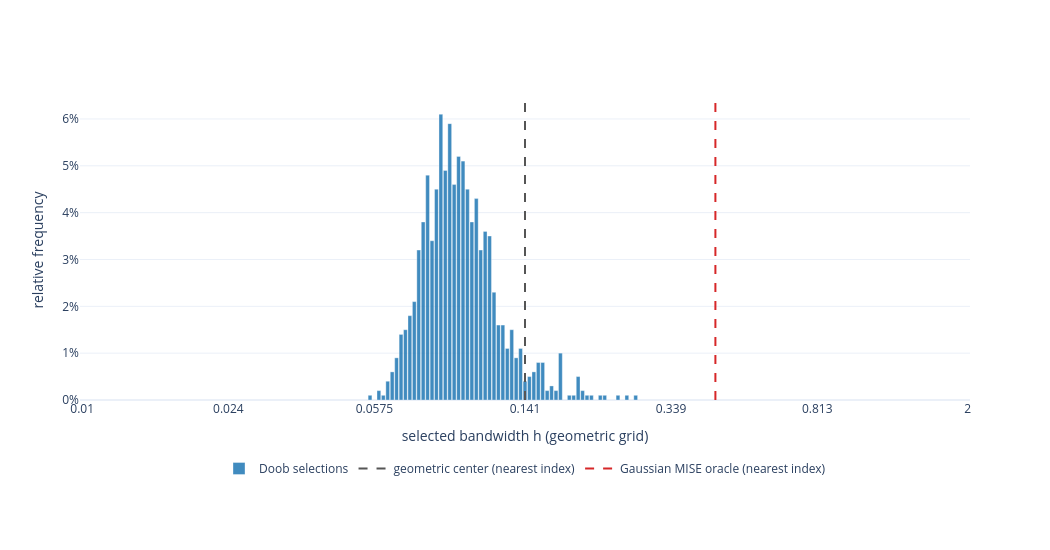
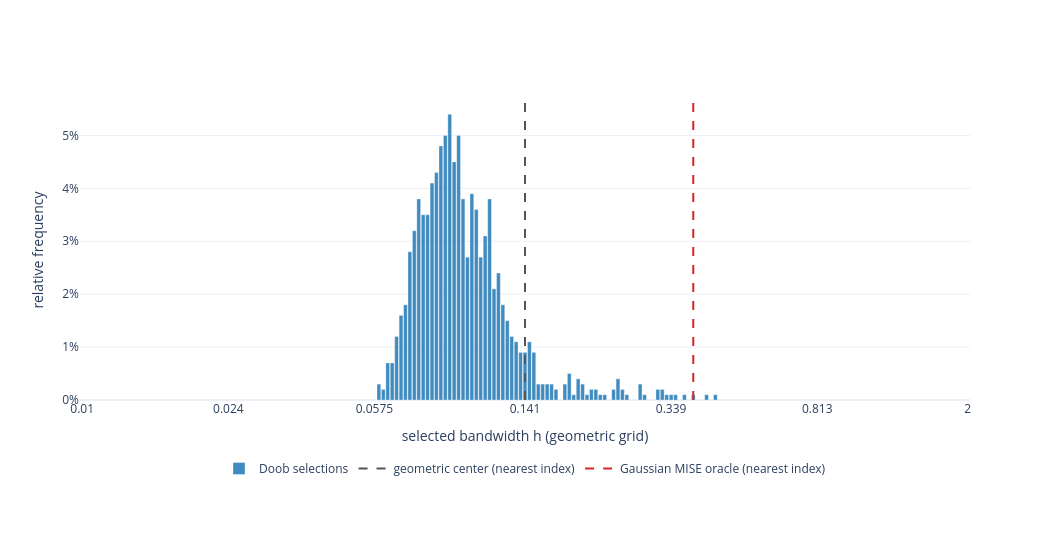
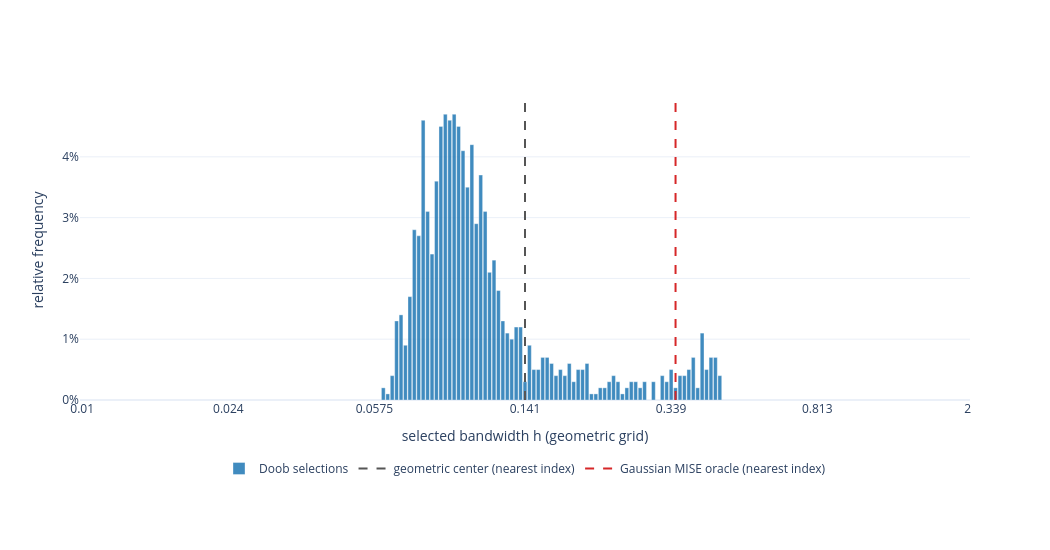
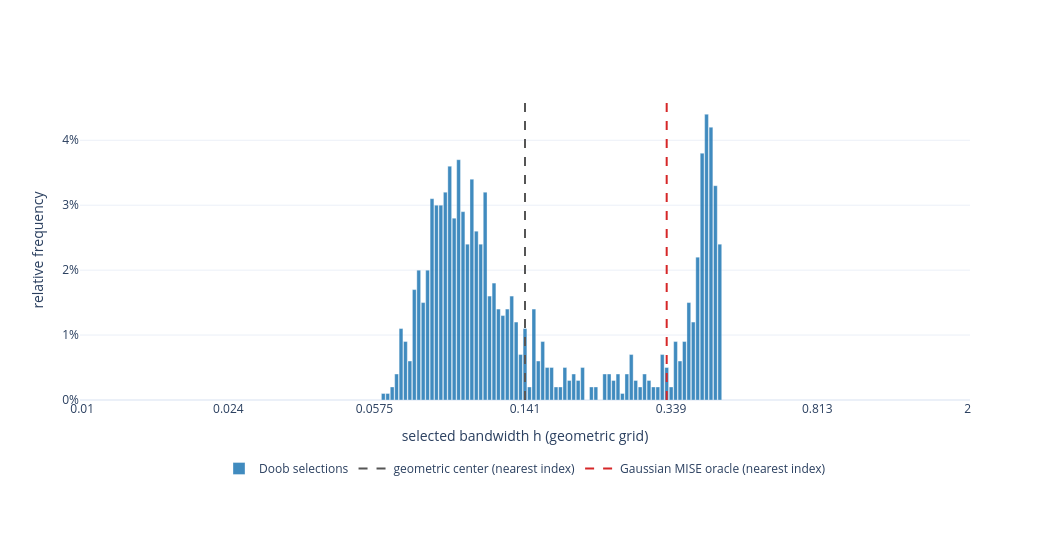

Here is the notebook cell these charts were saved with, in order:
### Code cell
beta2_n_selected_overlay_values = [100, 500, 1000]

beta2_n_available_values = {
    int(value) for value in beta2_n_sweep_values
}
beta2_n_selected_overlay_values = [
    int(value) for value in beta2_n_selected_overlay_values
]
beta2_n_invalid_selected_values = sorted(
    set(beta2_n_selected_overlay_values)
    - beta2_n_available_values
)
if beta2_n_invalid_selected_values:
    raise ValueError(
        "Selected overlay sample sizes are unavailable: "
        f"{beta2_n_invalid_selected_values}. Choose from "
        f"{sorted(beta2_n_available_values)}."
    )
if not beta2_n_selected_overlay_values:
    raise ValueError(
        "beta2_n_selected_overlay_values must not be empty."
    )

beta2_n_individual_figures = {}

for current_n in beta2_n_sweep_values:
    current_n = int(current_n)
    result = beta2_n_sweep_results[current_n]
    current_figure = plot_bandwidth_distributions(
        h_grid=beta2_n_sweep_h_grid,
        distributions={"Doob selections": result["counts"]},
        reference_lines=(
            (
                "geometric center (nearest index)",
                beta2_n_sweep_center_index,
                "#555555",
            ),
            (
                "Gaussian MISE oracle (nearest index)",
                result["oracle_index"],
                "#d62728",
            ),
        ),
    )
    beta2_n_individual_figures[current_n] = current_figure
    if current_n in {300, 400, 500, 1000}:
        save_thesis_plotly_figure(
            current_figure,
            f"distribution_of_chosen_bandwidths_n{current_n}.png",
        )
    current_figure.show()

beta2_n_overlay = plot_bandwidth_distributions(
    h_grid=beta2_n_sweep_h_grid,
    distributions={
        f"n={int(current_n)}": beta2_n_sweep_results[
            int(current_n)
        ]["counts"]
        for current_n in beta2_n_sweep_values
    },
    opacity=0.24,
    width=1100,
    height=650,
    legend_title="sample size",
)
beta2_n_overlay.show()

beta2_n_selected_overlay = plot_bandwidth_distributions(
    h_grid=beta2_n_sweep_h_grid,
    distributions={
        f"n={current_n}": beta2_n_sweep_results[current_n][
            "counts"
        ]
        for current_n in beta2_n_selected_overlay_values
    },
    opacity=0.32,
    width=1100,
    height=650,
    legend_title="sample size",
)
beta2_n_selected_overlay.show()

### Figure 1 — Plotly figure (JSON) as saved in the notebook; plotly's stock layout.template omitted (floating-point values rounded to 4 significant figures)
{"data": [{"customdata": [0.05595, 0.059, 0.06058, 0.06221, 0.06388, 0.06559, 0.06736, 0.06916, 0.07102, 0.07293, 0.07488, 0.07689, 0.07896, 0.08108, 0.08326, 0.08549, 0.08779, 0.09014, 0.09256, 0.09505, 0.0976, 0.1002, 0.1029, 0.1057, 0.1085, 0.1114, 0.1144, 0.1175, 0.1206, 0.1239, 0.1272, 0.1306, 0.1341, 0.1377, 0.1414, 0.1452, 0.1491, 0.1531, 0.1572, 0.1615, 0.1658, 0.1702, 0.1748, 0.1843, 0.1893, 0.1943, 0.1996, 0.2049, 0.2104, 0.2219, 0.2278, 0.2467, 0.2601, 0.2742], "hovertemplate": "n=100<br>grid index=%{x}<br>h=%{customdata:.6g}<br>relative frequency=%{y:.1%}<extra></extra>", "marker": {"color": "#1f77b4", "line": {"color": "white", "width": 0.35}}, "name": "Doob selections", "opacity": 0.85, "type": "bar", "width": 0.85, "x": [65, 67, 68, 69, 70, 71, 72, 73, 74, 75, 76, 77, 78, 79, 80, 81, 82, 83, 84, 85, 86, 87, 88, 89, 90, 91, 92, 93, 94, 95, 96, 97, 98, 99, 100, 101, 102, 103, 104, 105, 106, 107, 108, 110, 111, 112, 113, 114, 115, 117, 118, 121, 123, 125], "y": [0.001, 0.002, 0.001, 0.004, 0.006, 0.009, 0.014, 0.015, 0.018, 0.021, 0.032, 0.038, 0.048, 0.034, 0.045, 0.061, 0.049, 0.059, 0.046, 0.052, 0.051, 0.045, 0.038, 0.043, 0.032, 0.036, 0.035, 0.023, 0.016, 0.016, 0.011, 0.015, 0.009, 0.011, 0.004, 0.005, 0.006, 0.008, 0.008, 0.002, 0.003, 0.002, 0.01, 0.001, 0.001, 0.005, 0.002, 0.001, 0.001, 0.001, 0.001, 0.001, 0.001, 0.001]}, {"hoverinfo": "skip", "line": {"color": "#555555", "dash": "dash", "width": 2}, "mode": "lines", "name": "geometric center (nearest index)", "type": "scatter", "x": [100, 100], "y": [0, 0.06405]}, {"hoverinfo": "skip", "line": {"color": "#d62728", "dash": "dash", "width": 2}, "mode": "lines", "name": "Gaussian MISE oracle (nearest index)", "type": "scatter", "x": [143, 143], "y": [0, 0.06405]}], "layout": {"height": 550, "legend": {"orientation": "h", "x": 0.5, "xanchor": "center", "y": -0.18, "yanchor": "top"}, "margin": {"b": 150, "t": 100}, "width": 1050, "xaxis": {"range": [-0.5, 200.5], "tickmode": "array", "ticktext": ["0.01", "0.024", "0.0575", "0.141", "0.339", "0.813", "2"], "tickvals": [0, 33, 66, 100, 133, 166, 200], "title": {"text": "selected bandwidth h (geometric grid)"}}, "yaxis": {"range": [0, 0.06405], "tickformat": ".0%", "title": {"text": "relative frequency"}}}}

### Figure 2 — Plotly figure (JSON) as saved in the notebook; plotly's stock layout.template omitted (floating-point values rounded to 4 significant figures)
{"data": [{"customdata": [0.059, 0.06058, 0.06221, 0.06388, 0.06559, 0.06736, 0.06916, 0.07102, 0.07293, 0.07488, 0.07689, 0.07896, 0.08108, 0.08326, 0.08549, 0.08779, 0.09014, 0.09256, 0.09505, 0.0976, 0.1002, 0.1029, 0.1057, 0.1085, 0.1114, 0.1144, 0.1175, 0.1206, 0.1239, 0.1272, 0.1306, 0.1341, 0.1377, 0.1414, 0.1452, 0.1491, 0.1531, 0.1572, 0.1615, 0.1658, 0.1702, 0.1795, 0.1843, 0.1893, 0.1943, 0.1996, 0.2049, 0.2104, 0.2161, 0.2219, 0.2278, 0.2402, 0.2467, 0.2533, 0.2601, 0.2816, 0.2892, 0.3131, 0.3215, 0.3301, 0.339, 0.3481, 0.367, 0.387, 0.419, 0.4418], "hovertemplate": "n=200<br>grid index=%{x}<br>h=%{customdata:.6g}<br>relative frequency=%{y:.1%}<extra></extra>", "marker": {"color": "#1f77b4", "line": {"color": "white", "width": 0.35}}, "name": "Doob selections", "opacity": 0.85, "type": "bar", "width": 0.85, "x": [67, 68, 69, 70, 71, 72, 73, 74, 75, 76, 77, 78, 79, 80, 81, 82, 83, 84, 85, 86, 87, 88, 89, 90, 91, 92, 93, 94, 95, 96, 97, 98, 99, 100, 101, 102, 103, 104, 105, 106, 107, 109, 110, 111, 112, 113, 114, 115, 116, 117, 118, 120, 121, 122, 123, 126, 127, 130, 131, 132, 133, 134, 136, 138, 141, 143], "y": [0.003, 0.002, 0.007, 0.007, 0.012, 0.016, 0.018, 0.028, 0.032, 0.038, 0.035, 0.035, 0.041, 0.043, 0.048, 0.05, 0.054, 0.045, 0.05, 0.038, 0.027, 0.039, 0.036, 0.027, 0.031, 0.038, 0.021, 0.024, 0.018, 0.015, 0.012, 0.011, 0.009, 0.009, 0.011, 0.009, 0.003, 0.003, 0.003, 0.003, 0.002, 0.003, 0.005, 0.001, 0.004, 0.003, 0.001, 0.002, 0.002, 0.001, 0.001, 0.002, 0.004, 0.002, 0.001, 0.003, 0.001, 0.002, 0.002, 0.001, 0.001, 0.001, 0.001, 0.001, 0.001, 0.001]}, {"hoverinfo": "skip", "line": {"color": "#555555", "dash": "dash", "width": 2}, "mode": "lines", "name": "geometric center (nearest index)", "type": "scatter", "x": [100, 100], "y": [0, 0.0567]}, {"hoverinfo": "skip", "line": {"color": "#d62728", "dash": "dash", "width": 2}, "mode": "lines", "name": "Gaussian MISE oracle (nearest index)", "type": "scatter", "x": [138, 138], "y": [0, 0.0567]}], "layout": {"height": 550, "legend": {"orientation": "h", "x": 0.5, "xanchor": "center", "y": -0.18, "yanchor": "top"}, "margin": {"b": 150, "t": 100}, "width": 1050, "xaxis": {"range": [-0.5, 200.5], "tickmode": "array", "ticktext": ["0.01", "0.024", "0.0575", "0.141", "0.339", "0.813", "2"], "tickvals": [0, 33, 66, 100, 133, 166, 200], "title": {"text": "selected bandwidth h (geometric grid)"}}, "yaxis": {"range": [0, 0.0567], "tickformat": ".0%", "title": {"text": "relative frequency"}}}}

### Figure 3 — Plotly figure (JSON) as saved in the notebook; plotly's stock layout.template omitted (floating-point values rounded to 4 significant figures)
{"data": [{"customdata": [0.06058, 0.06221, 0.06388, 0.06559, 0.06736, 0.06916, 0.07102, 0.07293, 0.07488, 0.07689, 0.07896, 0.08108, 0.08326, 0.08549, 0.08779, 0.09014, 0.09256, 0.09505, 0.0976, 0.1002, 0.1029, 0.1057, 0.1085, 0.1114, 0.1144, 0.1175, 0.1206, 0.1239, 0.1272, 0.1306, 0.1341, 0.1377, 0.1414, 0.1452, 0.1491, 0.1531, 0.1572, 0.1615, 0.1658, 0.1702, 0.1748, 0.1795, 0.1843, 0.1893, 0.1943, 0.1996, 0.2049, 0.2104, 0.2161, 0.2219, 0.2278, 0.2339, 0.2402, 0.2467, 0.2533, 0.2601, 0.2671, 0.2742, 0.2816, 0.2892, 0.3049, 0.3215, 0.3301, 0.339, 0.3481, 0.3574, 0.367, 0.3769, 0.387, 0.3974, 0.4081, 0.419, 0.4303, 0.4418, 0.4537], "hovertemplate": "n=300<br>grid index=%{x}<br>h=%{customdata:.6g}<br>relative frequency=%{y:.1%}<extra></extra>", "marker": {"color": "#1f77b4", "line": {"color": "white", "width": 0.35}}, "name": "Doob selections", "opacity": 0.85, "type": "bar", "width": 0.85, "x": [68, 69, 70, 71, 72, 73, 74, 75, 76, 77, 78, 79, 80, 81, 82, 83, 84, 85, 86, 87, 88, 89, 90, 91, 92, 93, 94, 95, 96, 97, 98, 99, 100, 101, 102, 103, 104, 105, 106, 107, 108, 109, 110, 111, 112, 113, 114, 115, 116, 117, 118, 119, 120, 121, 122, 123, 124, 125, 126, 127, 129, 131, 132, 133, 134, 135, 136, 137, 138, 139, 140, 141, 142, 143, 144], "y": [0.002, 0.001, 0.004, 0.013, 0.014, 0.009, 0.017, 0.028, 0.027, 0.046, 0.031, 0.024, 0.036, 0.045, 0.047, 0.046, 0.047, 0.045, 0.041, 0.035, 0.042, 0.029, 0.037, 0.031, 0.021, 0.023, 0.018, 0.013, 0.011, 0.01, 0.012, 0.012, 0.003, 0.009, 0.005, 0.005, 0.007, 0.007, 0.006, 0.004, 0.005, 0.004, 0.006, 0.003, 0.005, 0.005, 0.006, 0.001, 0.001, 0.002, 0.002, 0.003, 0.004, 0.003, 0.001, 0.002, 0.003, 0.003, 0.002, 0.003, 0.003, 0.004, 0.003, 0.005, 0.002, 0.004, 0.004, 0.005, 0.007, 0.002, 0.011, 0.005, 0.007, 0.007, 0.004]}, {"hoverinfo": "skip", "line": {"color": "#555555", "dash": "dash", "width": 2}, "mode": "lines", "name": "geometric center (nearest index)", "type": "scatter", "x": [100, 100], "y": [0, 0.04935]}, {"hoverinfo": "skip", "line": {"color": "#d62728", "dash": "dash", "width": 2}, "mode": "lines", "name": "Gaussian MISE oracle (nearest index)", "type": "scatter", "x": [134, 134], "y": [0, 0.04935]}], "layout": {"height": 550, "legend": {"orientation": "h", "x": 0.5, "xanchor": "center", "y": -0.18, "yanchor": "top"}, "margin": {"b": 150, "t": 100}, "width": 1050, "xaxis": {"range": [-0.5, 200.5], "tickmode": "array", "ticktext": ["0.01", "0.024", "0.0575", "0.141", "0.339", "0.813", "2"], "tickvals": [0, 33, 66, 100, 133, 166, 200], "title": {"text": "selected bandwidth h (geometric grid)"}}, "yaxis": {"range": [0, 0.04935], "tickformat": ".0%", "title": {"text": "relative frequency"}}}}

### Figure 4 — Plotly figure (JSON) as saved in the notebook; plotly's stock layout.template omitted (floating-point values rounded to 4 significant figures)
{"data": [{"customdata": [0.06058, 0.06221, 0.06388, 0.06559, 0.06736, 0.06916, 0.07102, 0.07293, 0.07488, 0.07689, 0.07896, 0.08108, 0.08326, 0.08549, 0.08779, 0.09014, 0.09256, 0.09505, 0.0976, 0.1002, 0.1029, 0.1057, 0.1085, 0.1114, 0.1144, 0.1175, 0.1206, 0.1239, 0.1272, 0.1306, 0.1341, 0.1377, 0.1414, 0.1452, 0.1491, 0.1531, 0.1572, 0.1615, 0.1658, 0.1702, 0.1748, 0.1795, 0.1843, 0.1893, 0.1943, 0.1996, 0.2104, 0.2161, 0.2278, 0.2339, 0.2402, 0.2467, 0.2533, 0.2601, 0.2671, 0.2742, 0.2816, 0.2892, 0.2969, 0.3049, 0.3131, 0.3215, 0.3301, 0.339, 0.3481, 0.3574, 0.367, 0.3769, 0.387, 0.3974, 0.4081, 0.419, 0.4303, 0.4418, 0.4537], "hovertemplate": "n=400<br>grid index=%{x}<br>h=%{customdata:.6g}<br>relative frequency=%{y:.1%}<extra></extra>", "marker": {"color": "#1f77b4", "line": {"color": "white", "width": 0.35}}, "name": "Doob selections", "opacity": 0.85, "type": "bar", "width": 0.85, "x": [68, 69, 70, 71, 72, 73, 74, 75, 76, 77, 78, 79, 80, 81, 82, 83, 84, 85, 86, 87, 88, 89, 90, 91, 92, 93, 94, 95, 96, 97, 98, 99, 100, 101, 102, 103, 104, 105, 106, 107, 108, 109, 110, 111, 112, 113, 115, 116, 118, 119, 120, 121, 122, 123, 124, 125, 126, 127, 128, 129, 130, 131, 132, 133, 134, 135, 136, 137, 138, 139, 140, 141, 142, 143, 144], "y": [0.001, 0.001, 0.002, 0.004, 0.011, 0.009, 0.006, 0.017, 0.02, 0.015, 0.02, 0.031, 0.03, 0.03, 0.032, 0.036, 0.028, 0.037, 0.029, 0.024, 0.034, 0.026, 0.024, 0.032, 0.016, 0.018, 0.014, 0.013, 0.014, 0.016, 0.012, 0.007, 0.011, 0.002, 0.014, 0.006, 0.009, 0.005, 0.005, 0.002, 0.002, 0.005, 0.003, 0.004, 0.003, 0.005, 0.002, 0.002, 0.004, 0.004, 0.003, 0.004, 0.001, 0.004, 0.007, 0.003, 0.002, 0.004, 0.003, 0.002, 0.002, 0.007, 0.005, 0.002, 0.009, 0.006, 0.009, 0.015, 0.012, 0.022, 0.038, 0.044, 0.042, 0.033, 0.024]}, {"hoverinfo": "skip", "line": {"color": "#555555", "dash": "dash", "width": 2}, "mode": "lines", "name": "geometric center (nearest index)", "type": "scatter", "x": [100, 100], "y": [0, 0.0462]}, {"hoverinfo": "skip", "line": {"color": "#d62728", "dash": "dash", "width": 2}, "mode": "lines", "name": "Gaussian MISE oracle (nearest index)", "type": "scatter", "x": [132, 132], "y": [0, 0.0462]}], "layout": {"height": 550, "legend": {"orientation": "h", "x": 0.5, "xanchor": "center", "y": -0.18, "yanchor": "top"}, "margin": {"b": 150, "t": 100}, "width": 1050, "xaxis": {"range": [-0.5, 200.5], "tickmode": "array", "ticktext": ["0.01", "0.024", "0.0575", "0.141", "0.339", "0.813", "2"], "tickvals": [0, 33, 66, 100, 133, 166, 200], "title": {"text": "selected bandwidth h (geometric grid)"}}, "yaxis": {"range": [0, 0.0462], "tickformat": ".0%", "title": {"text": "relative frequency"}}}}
